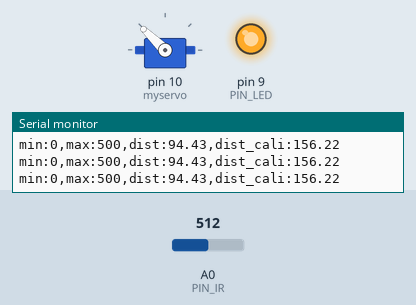
Simulated run of this sketch. Board: Arduino Uno, built with avr-gcc and run on an emulated ATmega328P. Shown: servo, output pins drawn as LEDs (lit = HIGH), the last lines printed to the serial monitor. The test bench sets the inputs (shaded band); at power-on: A0 (PIN_IR) = 512.

Above: at 1.2 s.
1.3 s: A0 (PIN_IR) set to 347
2.8 s: A0 (PIN_IR) set to 322
At 3.8 s:
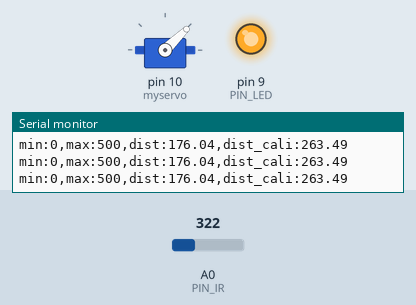
4.3 s: A0 (PIN_IR) set to 511
At 5.1 s:
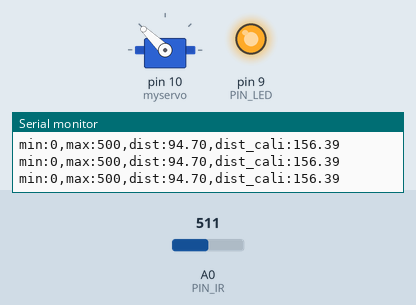
5.8 s: A0 (PIN_IR) set to 0
At 6.2 s:
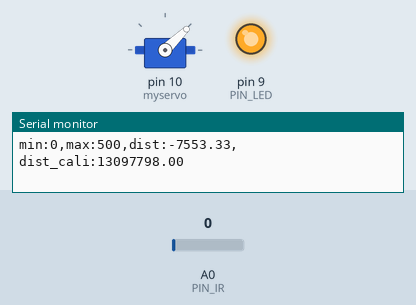
Timing chart, 0 to 8.3 s (numbered marks = the images above; inputs shaded):
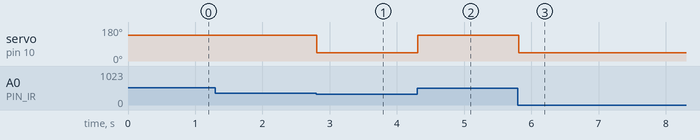

Measured:
- the behaviour switches between 330 and 329 on A0 (PIN_IR) (found by bisection; images 0 and 1)
- after the input at 2.8 s, servo on pin 10 (myservo): 136° → 44° at once
- after the input at 4.3 s, servo on pin 10 (myservo): 44° → 136° at once
- after the input at 5.8 s, servo on pin 10 (myservo): 136° → 44° at once

The sketch:

21_bbc_20203078.ino
```cpp
#include <Servo.h>

Servo myservo;

// Arduino pin assignment
#define PIN_IR A0
#define PIN_LED 9

const float coE[] = {-0.0000279, 0.0185504, -2.1256635, 215.0260079};

int a, b; // unit: mm

void setup() {
// initialize GPIO pins
  pinMode(PIN_LED,OUTPUT);
  digitalWrite(PIN_LED, 1);

// initialize serial port
  Serial.begin(57600);

  a = 60;
  b = 300;
  myservo.attach(10);
  myservo.writeMicroseconds(1500);
}

float ir_distance(void){ // return value unit: mm
  float val;
  float volt = float(analogRead(PIN_IR));
  val = ((6762.0/(volt-9.0))-4.0) * 10.0;
  return val;
}

void loop() {
  float raw_dist = ir_distance();
  float dist_cali = coE[0] * pow(raw_dist, 3) + coE[1] * pow(raw_dist, 2) + coE[2] * raw_dist + coE[3];

  Serial.print("min:0,max:500,dist:");
  Serial.print(raw_dist);
  Serial.print(",dist_cali:");
  Serial.println(dist_cali);
  if(dist_cali > 255)
  {
    myservo.writeMicroseconds(1000);
  }
  else
  {
    myservo.writeMicroseconds(1950);
  }
  delay(20);
}
```
